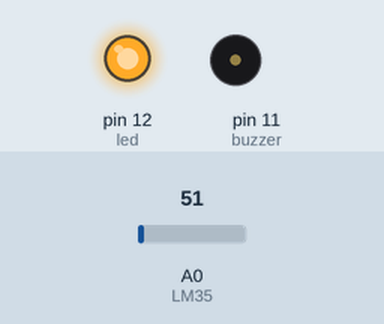
A sketch run on a simulated Arduino Uno, built with avr-gcc and run on an emulated ATmega328P. On the bench: output pins drawn as LEDs (lit = HIGH), buzzer (waves = sounding, pin HIGH). The inputs (shaded band) are chosen by the test bench; at power-on: A0 (LM35) = 51.

Above: at 1.2 s.
1.3 s: A0 (LM35) set to 55
At 2.2 s:
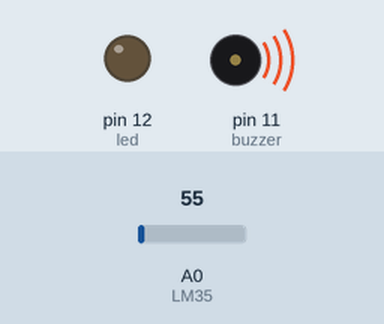
2.8 s: A0 (LM35) set to 30
At 3.3 s:
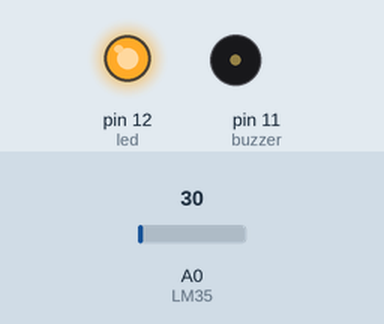
4.3 s: A0 (LM35) set to 61
At 5.6 s:
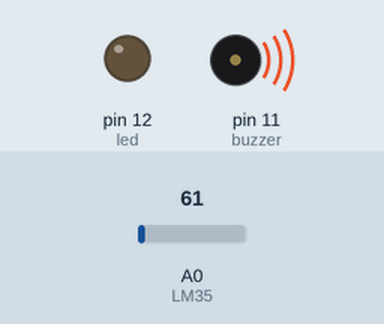
Timing chart, 0 to 7.3 s (numbered marks = the images above; inputs shaded):
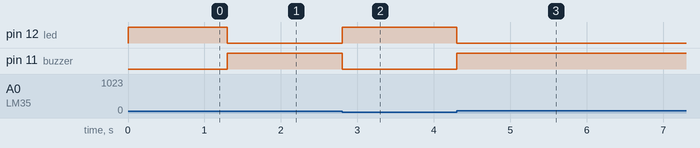

Measured:
- the behaviour switches between 51 and 52 on A0 (LM35) (found by bisection; images 0 and 1)
- after the input at 1.3 s, pin 12 (led): HIGH → LOW at once; pin 11 (buzzer): LOW → HIGH at once
- after the input at 2.8 s, pin 12 (led): LOW → HIGH at once; pin 11 (buzzer): HIGH → LOW at once
- after the input at 4.3 s, pin 12 (led): HIGH → LOW at once; pin 11 (buzzer): LOW → HIGH at once

The sketch:

lm35.ino
```cpp
#define LM35 A0 // Sensor A0 olarak ayarlandı.
#define buzzer 11 // Buzzer 11. pin olarak ayarlandı.
#define led 12 // LED 12. pin olarak ayarlandı.

int sensor; //Okunan değerleri depolamak için değişkenler.
float sicaklik;
int milivoltaj;

void setup() {
  pinMode(buzzer,OUTPUT); // Buzzzer çıkış olarak ayarlandı.
  pinMode(led,OUTPUT); // LED çıkış olarak ayarlandı.
  pinMode(LM35,INPUT); // LM35 giriş olarak ayarlandı.
}

void loop() {
  sensor = analogRead(LM35); // Sensorden okunan değer sensor değişkenine eşilendi
  milivoltaj= (sensor/1023.0)*5000; // Milivoltaj dönüştürme
  sicaklik = milivoltaj /10.0; // Celsius dönüştüme

  if (sicaklik < 25) // 25 dereceden küçük olduğu zaman
  {
    digitalWrite(led,HIGH);
    digitalWrite(buzzer,LOW);
  }
  else { // 25 dereceden büyük olduğu zaman
    digitalWrite(led,LOW);
    digitalWrite(buzzer,HIGH);
    }
}
```
